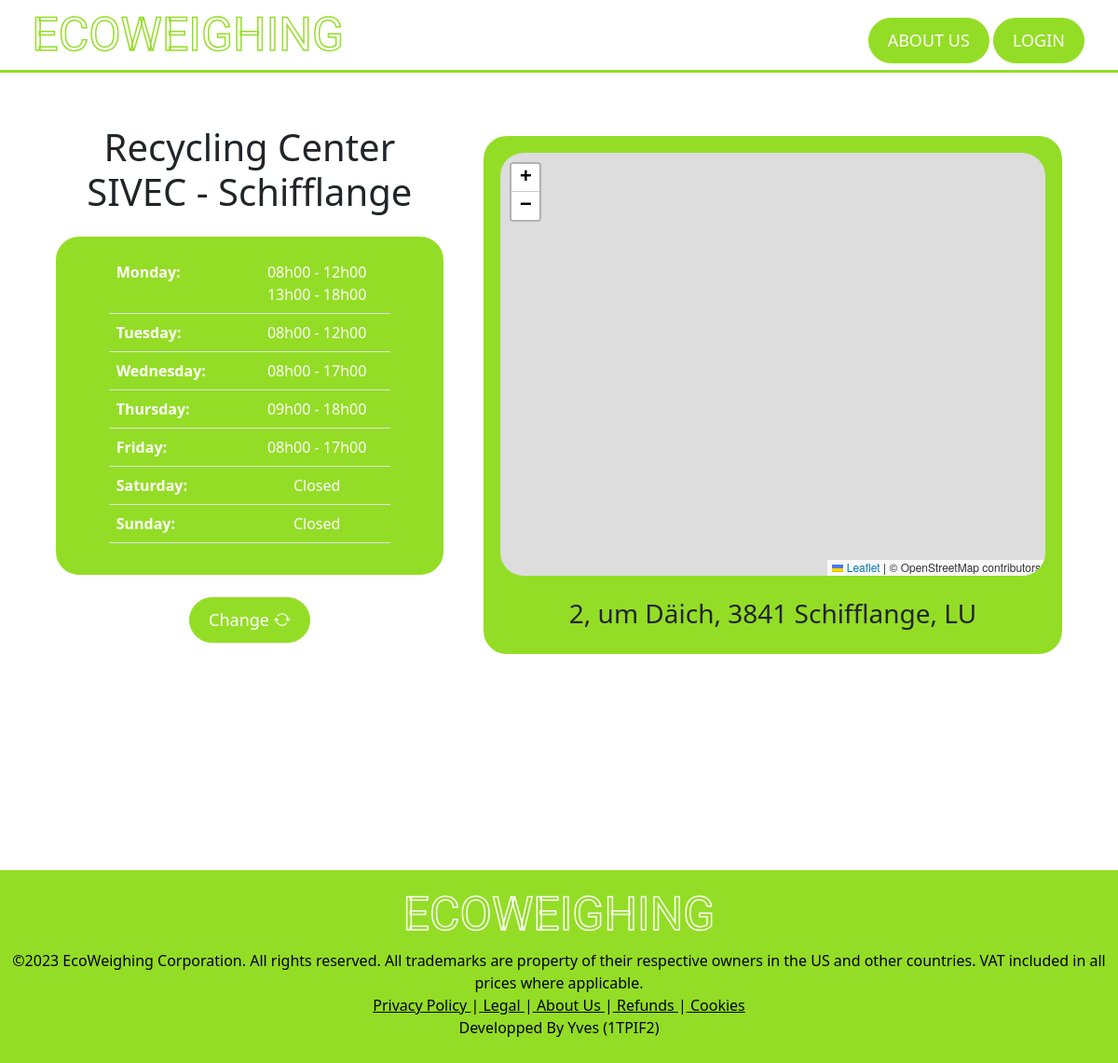
The app's page /EcoWeighing/index.php?page=center with its own data.
### tables this page shows
CREATE TABLE TBLCENTERS (
    CENTERCODE varchar(5) NOT NULL,
    ADRESS varchar(200),
    POSTCODE varchar(4),
    CITY varchar(100),
    PRIMARY KEY (CENTERCODE)
);

CREATE TABLE TBLSCHEDULES (
    WEEKDAY varchar(20),
    STARTTIME time,
    ENDTIME time,
    FICENTERCODE varchar(5) NOT NULL,
    PRIMARY KEY (WEEKDAY, STARTTIME, ENDTIME, FICENTERCODE),
    FOREIGN KEY (FICENTERCODE) REFERENCES TBLCENTERS(CENTERCODE) ON DELETE CASCADE ON UPDATE CASCADE
);

### EcoWeighing/inc/allowed_pages.inc.php (called while the page is built)
<?php
    $allowed = ["center","login","newuser","404","401","profile","logout","aboutus", "myhistory","admin","admin_users","admin_bills","admin_measures","admin_trash","admin_stations","admin_centers"];
?>

### EcoWeighing/inc/functions.inc.php (the view, shortened to what this page needs)
<?php
function showCenter($center = null){
    $link = mysqli_connect(HOST,DB_USER,DB_PASSWORD,DATABASE) OR die();
    if($center == null){
        $query = "SELECT * FROM tblcenters ORDER BY RAND() LIMIT 1";
    }else{
        $query = "SELECT * FROM tblcenters WHERE CENTERCODE = '$center'";
    }
    $result = mysqli_query($link,$query) OR die(mysqli_error($link));
    if(mysqli_num_rows($result) == 1){
        $row = mysqli_fetch_assoc($result);
        echo "<div class=\"center_container\">";
        echo "<div class=\"center_data\">";
        echo "<h1 class=\"text-center\">Recycling Center<br>".$row["CENTERCODE"]." - ".$row["CITY"]."</h1>";
        getSchedules($row["CENTERCODE"]);
        echo "<div class=\"text-center mt-4\">
                <button type=\"button\" class=\"btn customBtn btn-green\" data-bs-toggle=\"modal\" data-bs-target=\"#selCenter\">
                    Change <i class=\"bi bi-arrow-repeat\"></i>
                </button> ";
        echo "</div>";
        modal_center_select();
        echo "</div>";
        $fulladr = $row["ADRESS"].", ".$row["POSTCODE"]." ".$row["CITY"].", LU";
        showMap($fulladr);
        echo "</div>";
    }else{
        echo "<div class=\"alert alert-danger form-alert\">No Center Found</div>";
    }
}
function getSchedules($center){
    $days = ["Monday", "Tuesday", "Wednesday", "Thursday", "Friday", "Saturday", "Sunday"];
    $link = mysqli_connect(HOST,DB_USER,DB_PASSWORD,DATABASE) OR die();
    echo "<div class=\"tblschedules mt-4\"><table class=\"table\">";
    foreach($days as $day){
        $query = "SELECT * FROM tblschedules
                    WHERE FICENTERCODE = '$center'
                    AND WEEKDAY = '$day'
                    ORDER BY STARTTIME ASC";
        $result = mysqli_query($link,$query) OR die(mysqli_error($link));
        echo "<tr><th scope=\"row\">$day:</th><td>";
        if(mysqli_num_rows($result) >= 1){
            while($row = mysqli_fetch_assoc($result)){
            echo str_replace(":","h",substr($row["STARTTIME"],0,5))." - ".str_replace(":","h",substr($row["ENDTIME"],0,5))."<br>";
            }
        }else{
            echo "Closed";
        }
        echo "</td></tr>";
    }
    echo "</table></div>";
}
function showMap($address){
    echo "<div class=\"center_map_container\">";
    echo "<div class=\"center_map\" id=\"map\"></div>";
    echo "<h3 class=\"text-center mt-4\">$address</h3>";
    echo "</div>";
}
?>

### EcoWeighing/index.php (shortened to what this page needs)
<?php
include("./inc/functions.inc.php");
include("./inc/modals.inc.php");
?>
<!DOCTYPE html>
<html lang="en">
<head>
    <link href="https://cdn.jsdelivr.net/npm/bootstrap@5.3.2/dist/css/bootstrap.min.css" rel="stylesheet">
    <link rel="stylesheet" href="https://cdn.jsdelivr.net/npm/bootstrap-icons@1.11.2/font/bootstrap-icons.min.css">
    <link rel="stylesheet" href="https://unpkg.com/leaflet@1.9.4/dist/leaflet.css" />
    <link rel="stylesheet" href="https://cdnjs.cloudflare.com/ajax/libs/twitter-bootstrap/5.3.0/css/bootstrap.min.css">
    <link rel="stylesheet" href="https://cdn.datatables.net/1.13.7/css/dataTables.bootstrap5.min.css">
    <link rel="stylesheet" href="https://cdn.datatables.net/responsive/2.5.0/css/responsive.bootstrap5.min.css">
    <link rel="stylesheet" href="./css/style.css">
</head>
<body>
    <?php
        if(isset($_GET["page"])){
            include("./inc/header.inc.php");
            echo "<div class=\"contents\">";
            $page = $_GET["page"];
            include("./inc/allowed_pages.inc.php");
            if(file_exists("./inc/contents/$page.inc.php") && in_array($page,$allowed)){
                include("./inc/contents/$page.inc.php");
            }
            else{
                include("./inc/contents/404.inc.php");
            }
            echo "</div>";
            include("./inc/footer.inc.php");
        }
        else{
            echo "<script>window.location='index.php?page=center';</script>";
        }
    ?>
</body>
</html>

### EcoWeighing/inc/header.inc.php (shortened to what this page needs)
<div class="header">
    <a href="index.php?page=center" class="headerLogo">ECOWEIGHING</a>
    <div class="navbtn">
        <?php if(!isset($_SESSION["ConState"]) || $_SESSION["ConState"]!=true){ ?>
        <a href="index.php?page=aboutus" class="btn customBtn btn-green">ABOUT US</a>
        <a href="index.php?page=login" class="btn customBtn btn-green">LOGIN</a>
        <?php } ?>
    </div>
</div>

### EcoWeighing/inc/contents/center.inc.php
<?php
    if(isset($_GET["center"]) && !empty($_GET["center"])){
        showCenter($_GET["center"]);
    }
    else if(isset($_SESSION["ConState"]) && $_SESSION["ConState"]==true && isset($_SESSION["favcenter"]) && $_SESSION["favcenter"] != null && $_SESSION["favcenter"] != 'null'){
        showCenter($_SESSION["favcenter"]);
    }else{
        showCenter();
    }
?>

### EcoWeighing/inc/modals.inc.php (shortened to what this page needs)
<?php
function modal_center_select(){
    echo "
    <div class=\"modal fade\" id=\"selCenter\" tabindex=\"-1\" aria-labelledby=\"selCenterLabel\" aria-hidden=\"true\">
        <div class=\"modal-dialog\">
            <div class=\"modal-content\">
                <div class=\"modal-header\">
                    <h1 class=\"modal-title fs-5\" id=\"selCenterLabel\">Select a Center</h1>
                    <button type=\"button\" class=\"btn-close\" data-bs-dismiss=\"modal\" aria-label=\"Close\"></button>
                </div>
                    <div class=\"modal-body\">
                        <div class=\"input-group mb-3\">
                            <input class=\"form-control\" type=\"text\" name=\"centerSearch\" id=\"centerSearch\" value=\"\" placeholder=\"Search\">
                            <label class=\"input-group-text\" for=\"centerSearch\"><i class=\"bi bi-search\"></i></label>
                        </div>
                        <div class=\"list-group\" id=\"centerSearchResult\">
                        </div>
                    </div>
                    <div class=\"modal-footer\">
                        <button type=\"button\" class=\"btn btn-secondary\" data-bs-dismiss=\"modal\">Close</button>
                    </div>
            </div>
        </div>
    </div>
    <br>
    ";
}
?>

### EcoWeighing/inc/footer.inc.php
<div class="footer">
    <a href="index.php?page=center" class="footerLogo">ECOWEIGHING</a>
    <p>
        ©2023 EcoWeighing Corporation. All rights reserved. All trademarks are property of their respective owners in the US and other countries.
        VAT included in all prices where applicable.
        <br>
        <a href="#">Privacy Policy </a>|<a href="#"> Legal </a>|<a href="index.php?page=aboutus"> About Us </a>|<a href="#"> Refunds </a>|<a href="#"> Cookies</a>
        <br>Developped By Yves (1TPIF2)
    </p>
</div>

### EcoWeighing/css/style.css (style rules this page uses)
.header { background-color: white; border-bottom: 3px solid #94dd26; padding-left: 3vb; z-index: 100; position: -webkit-sticky; position: sticky; top: 0; }
.headerLogo { -webkit-text-fill-color: transparent; -webkit-text-stroke: 1.5px #94dd26; font-size: 50px; font-family: 'Roboto', sans-serif; text-decoration: none; }
.navbtn { display: inline; position: absolute; top: 25%; right: 3%; }
.footer { background-color: #94dd26; color: black; text-align: center; padding: 10px; position: relative; }
.footer a { color: black; }
.footerLogo { -webkit-text-fill-color: #94dd26; -webkit-text-stroke: 1.5px white; font-size: 50px; font-family: 'Roboto', sans-serif; text-decoration: none; }
.contents { min-height: 90vh; margin-bottom: 10vh; }
.customBtn { border-radius: 25px; padding-top: 10px; padding-bottom: 10px; padding-left: 20px; padding-right: 20px; font-size: large; }
.btn-green { background-color: #94dd26; border-color: #94dd26; color: white; }
.center_container { display: flex; margin-top: 7vh; min-height: 15cm; max-width: 33cm; margin-left: auto; margin-right: auto; }
.center_data { width: 11cm; margin-left: auto; margin-right: auto; margin-top: auto; margin-bottom: auto; }
.center_map_container { flex: 1; max-width: 18cm; background-color: #94dd26; padding: 15px; border: 3px solid #94dd26; border-radius: 25px; margin-top: auto; margin-bottom: auto; }
.center_map { flex: 1; height: 12cm; max-width: 18cm; z-index: 50; border-radius: 25px; }
.tblschedules { background-color: #94dd26; padding: 15px; border: 3px solid #94dd26; border-radius: 25px; }
.tblschedules table { margin-left: auto; margin-right: auto; width: 8cm; }
.tblschedules table tr td, .tblschedules table tr th { background-color: #94dd26; color: white; }
.tblschedules td { text-align: center; }
@media only screen and (max-width: 1400px) { .center_container { margin-left: 5%; margin-right: 5%; } }
@media only screen and (max-width: 1400px) { .center_data { margin-right: 4%; } }

### records on screen
tblcenters: CENTERCODE "SIVEC", CITY "Schifflange"
tblschedules: STARTTIME "08h00", ENDTIME "12h00"
tblschedules: STARTTIME "13h00", ENDTIME "18h00"
tblschedules: STARTTIME "08h00", ENDTIME "12h00"
tblschedules: STARTTIME "08h00", ENDTIME "17h00"
tblschedules: STARTTIME "09h00", ENDTIME "18h00"
tblschedules: STARTTIME "08h00", ENDTIME "17h00"

### other values on screen
$day "Monday"
$day "Tuesday"
$day "Wednesday"
$day "Thursday"
$day "Friday"
$day "Saturday"
$day "Sunday"
$address "2, um Däich, 3841 Schifflange, LU"
